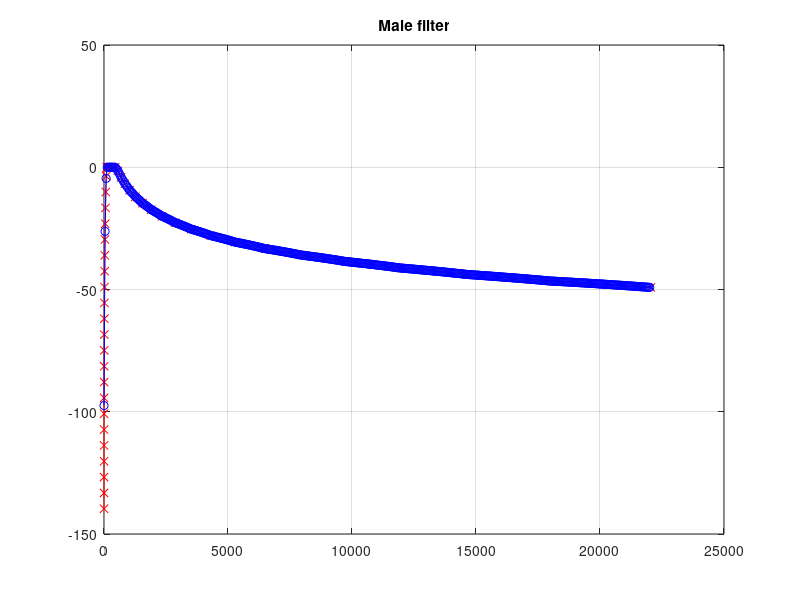

Here is the MATLAB script that generated this plot: (Note: this script raises an error after producing the figure.)
function [B]=malespectrum_filter(fs, type)
% function [B]=malespectrum_filter(fs, type)
%
% 1. Description:
%
% 2. Stand-alone example:
%       malespectrum_filter;
% 
%%%%%%%%%%%%%%%%%%%%%%%%%%%%%%%%%%%%%%%%%%%%%%%%%%%%%%%%%%%%%%%%%%%%%%%%%%%

if (nargin<1)
    fs=44100;
end
if (nargin<2)
    type='ansi';
end

cross=[100 500];

%F=[0:100:fs/2];                 % frequencies
F=logspace(0, log10(fs/2));
F(1)=0;
F(end)=fs/2;

switch type
    case 'ansi'
        
        R=zeros(1,length(F));             % response
        
        i=1;
        ref=log2(cross(1));
        while (F(i)<cross(1))
            R(i)=10^((ref-log2(F(i)))*(-22)/20); % -12
            i=i+1;
        end
        while (F(i)<cross(2))
            R(i)=1;
            i=i+1;
        end
        ref=log2(cross(2));
        while (i<=length(F))
            R(i)=10^((log2(F(i))-ref)*(-9)/20);
            i=i+1;
        end
        
        
    case 'moore'
%         PSD_SPAN = 1000*round(fs/1000); %% need reasonable resolution of psd, does not have to be power of 2
%         f = ((1:PSD_SPAN)-0.5)*(fs/2)/PSD_SPAN;
        bindB   = 0*F - 100; %% default to really small number
        
        %% flat portion 100-500 Hz
        span = find((F>99) & (F<=500));
        bindB(span) = 0; %% power per bin, 0 dB to start with
        corner = max(span);
        %% sloping -7.5dB/oct above 500 Hz but only up to 8 kHz : WAS -9dB/oct above 500 Hz to Nyquist
        logf = log10(F);
        near8k = find( F<=8000 , 1, 'last' );
        midspan = corner+1:near8k;
        bindB(midspan) = -7.5*( logf(midspan) - logf(corner) )/log10(2); %% implicit +0 since flat response was 0 dB
        %% NEW sloping -13dB/oct above 8 kHz
        endspan = near8k+1:length(bindB);
        bindB(endspan) = -13 *( logf(endspan) - logf(near8k) )/log10(2) + bindB(near8k); %% absolute change in response from 8k response
        
        R=10.^(bindB/20);
        
    otherwise
        error('Invalid type');
end

B=fir2(10000,F/fs*2, R);

doplot=1;
if (doplot)
    figure
    plot(F,20*log10(R),'-xr');
    title('Male filter');
    grid on;
    hold on
    [resp,Fresp]=freqz(B,1,[],fs);
    plot(Fresp,20*log10(abs(resp)), '-ob');
    
    %% Reference: SII
    f = [160 200 250 315 400 500 630 800 1000 1250 1600 2000, ...
        2500 3150 4000 5000 6300 8000];
    E = SpeechSptr('normal');
    plot(f,E-max(E),'g');
    
    legend('Target', 'Filter', 'ANSI S3.5 normal');
end

disp('')
